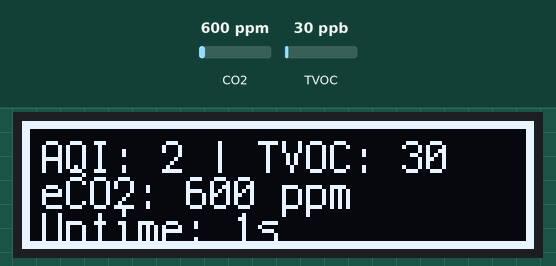
The program below on a simulated Raspberry Pi Pico running CircuitPython. Shown: 128×32 one-colour display. The inputs (shaded band) are chosen by the test bench; at power-on: CO2 600 ppm, TVOC 30 ppb. What the program prints to the serial console is not drawn.

Above: at 2.7 s.
2.8 s: CO2 set to 452 ppm
At 4.3 s:
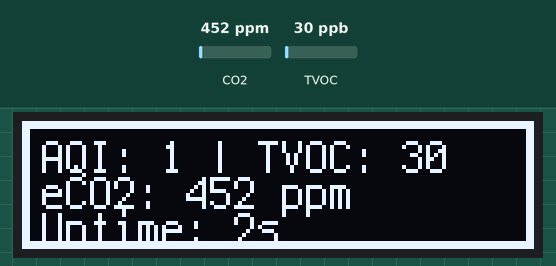
6.0 s: TVOC set to 20 ppb
At 7.2 s:
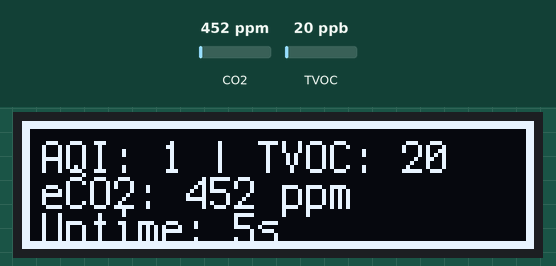
9.0 s: CO2 set to 1050 ppm
At 10.3 s:
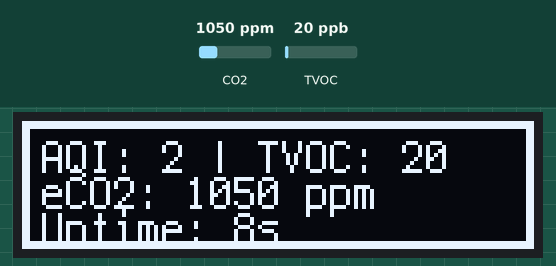
12.0 s: TVOC set to 250 ppb
At 13.3 s:
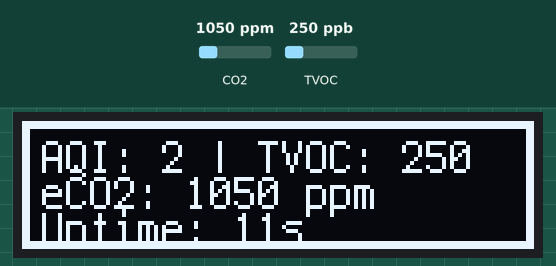
Timing chart, 0 to 15.0 s (numbered marks = the images above; inputs shaded):
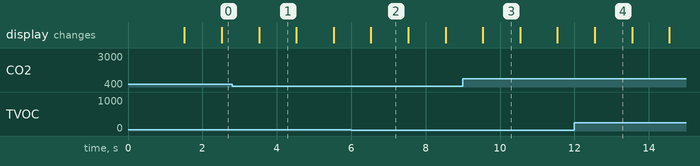

Measured:
- what the display in image 1 shows lasts 1.0 s, from 3.5 s to 4.5 s

The program:

code.py
```python
"""
Pico OLED Demo Main Entry Point
Demonstrates real-time uptime tracking and multi-row text rendering on an SSD1306 OLED,
now with Air Quality Index (AQI) monitoring via the ENS160 sensor.
Configured for Raspberry Pi Pico (GP0/GP1) and 128x32 resolution.
"""

import sys
import time

import board
import busio
import adafruit_ens160

from display import Display

# 1. Startup delay for power stabilization (important for headless operation)
time.sleep(1.5)

# 2. Get CircuitPython version for display
ver, *_ = sys.implementation.version

# 3. Setup I2C (GP1 = SCL, GP0 = SDA on Raspberry Pi Pico)
i2c = busio.I2C(board.GP1, board.GP0)

# 4. Initialize the refactored Display object
oled = Display(i2c, 0x3C, 32, 128, 3)

# 5. Initialize ENS160 Air Quality sensor with error handling
ens = None
try:
    ens = adafruit_ens160.ENS160(i2c)
    ens.temperature_compensation = 25
    ens.humidity_compensation = 50
    oled.set_row(0, "ENS160 AQI")
    oled.set_row(1, "Initializing...")
except (ValueError, RuntimeError, OSError) as e:
    print(f"ENS160 initialization failed: {e}")
    oled.set_row(0, "Sensor Error")
    oled.set_row(1, "Check Wiring")

# 6. Set initial uptime
oled.set_row(2, "Uptime: 0s")

# 7. Dynamic update loop
print(f"Starting display loop (v{ver}.x)...")
start_time = time.monotonic()

while True:
    uptime = int(time.monotonic() - start_time)

    if ens:
        try:
            # Read sensor values
            aqi = ens.AQI
            tvoc = ens.TVOC
            eco2 = ens.eCO2

            # Print values to the terminal
            print(f"Uptime: {uptime}s | AQI (1-5): {aqi} | TVOC: {tvoc} ppb | eCO2: {eco2} ppm")

            # Update OLED display rows
            oled.set_row(0, f"AQI: {aqi} | TVOC: {tvoc}")
            oled.set_row(1, f"eCO2: {eco2} ppm")
        except Exception as e:
            print(f"Sensor read error: {e}")
            oled.set_row(0, "Read Error")
            oled.set_row(1, "ENS160 Failed")
    else:
        # Sensor was never initialized
        print(f"Uptime: {uptime}s | Sensor not available")
        # Keep row 0 and 1 as set during init failure

    oled.set_row(2, f"Uptime: {uptime}s")

    # Sensor typically updates every 1 second
    time.sleep(1)
```

display.py
```python
"""
SSD1306 OLED Display Management Module
Handles initialization and text rendering for 128x32 I2C displays on Raspberry Pi Pico.
Supports CircuitPython 8.x - 10.x through dynamic I2CDisplayBus imports.
"""

import sys

import busio
import displayio
import terminalio
from adafruit_display_text import label
import adafruit_displayio_ssd1306 as ssd1306

# Dynamic imports for I2CDisplayBus based on CircuitPython version
ver, *_ = sys.implementation.version
if ver >= 9:
    from i2cdisplaybus import I2CDisplayBus
else:
    from displayio import I2CDisplay as I2CDisplayBus

# Module-wide constants
BORDER = 2
FONT = terminalio.FONT


class Display:
    def __init__(
        self,
        i2c_bus: busio.I2C,
        device_address: int,
        height: int,
        width: int,
        nlines: int,
    ) -> None:
        """
        Initialize the OLED display manager.

        :param i2c_bus: The initialized I2C bus object.
        :param device_address: The I2C address of the SSD1306 (typically 0x3C).
        :param height: Display height in pixels (e.g., 32).
        :param width: Display width in pixels (e.g., 128).
        :param nlines: Number of text rows to manage.
        """
        self._nlines = nlines
        self._height = height
        self._width = width

        # Release any resources currently in use for the display
        displayio.release_displays()

        # Initialize display bus and driver
        self._display_bus = I2CDisplayBus(i2c_bus, device_address=device_address)
        self._display = ssd1306.SSD1306(self._display_bus, width=width, height=height)

        # Create the main group
        self._splash = displayio.Group()
        self._display.root_group = self._splash

        # Draw border if configured
        if BORDER > 0:
            # Outer white frame
            bg_bitmap = displayio.Bitmap(width, height, 1)
            bg_palette = displayio.Palette(1)
            bg_palette[0] = 0xFFFF
            bg_sprite = displayio.TileGrid(bg_bitmap, pixel_shader=bg_palette, x=0, y=0)
            self._splash.append(bg_sprite)

            # Inner black area
            inner_w = width - (BORDER * 2)
            inner_h = height - (BORDER * 2)
            inner_bitmap = displayio.Bitmap(inner_w, inner_h, 1)
            inner_palette = displayio.Palette(1)
            inner_palette[0] = 0x0000
            inner_sprite = displayio.TileGrid(
                inner_bitmap, pixel_shader=inner_palette, x=BORDER, y=BORDER
            )
            self._splash.append(inner_sprite)

        # Setup labels for text rows
        self._labels = []
        usable_height = height - (2 * BORDER)
        step = usable_height / nlines

        for i in range(nlines):
            # Calculate vertical position (y).
            # Using 0.75 weight to align closer to original manual placement.
            y_pos = int(BORDER + (i + 0.75) * step)
            lbl = label.Label(FONT, text="", color=0xFFFF, x=BORDER + 3, y=y_pos)
            self._splash.append(lbl)
            self._labels.append(lbl)

    def set_row(self, row: int, text: str) -> None:
        """
        Set the text of a specific row.

        :param row: Zero-indexed row number.
        :param text: String to display in the row.
        :raises ValueError: If the row index is out of range.
        """
        if row < 0 or row >= self._nlines:
            raise ValueError(f"Row index {row} out of range (0-{self._nlines - 1})")
        self._labels[row].text = text

    def set_rows(self, rows: list[str | None]) -> None:
        """
        Set multiple rows of text at once.

        :param rows: List of strings (or None to skip a row).
        :raises ValueError: If the list length exceeds the number of display rows.
        """
        if len(rows) > self._nlines:
            raise ValueError(
                f"List length {len(rows)} exceeds number of "
                f"display rows ({self._nlines})"
            )

        for i, text in enumerate(rows):
            if text is not None:
                self.set_row(i, text)

    def clear_rows(self) -> None:
        """
        Clear all text rows on the display.
        """
        for lbl in self._labels:
            lbl.text = ""
```
